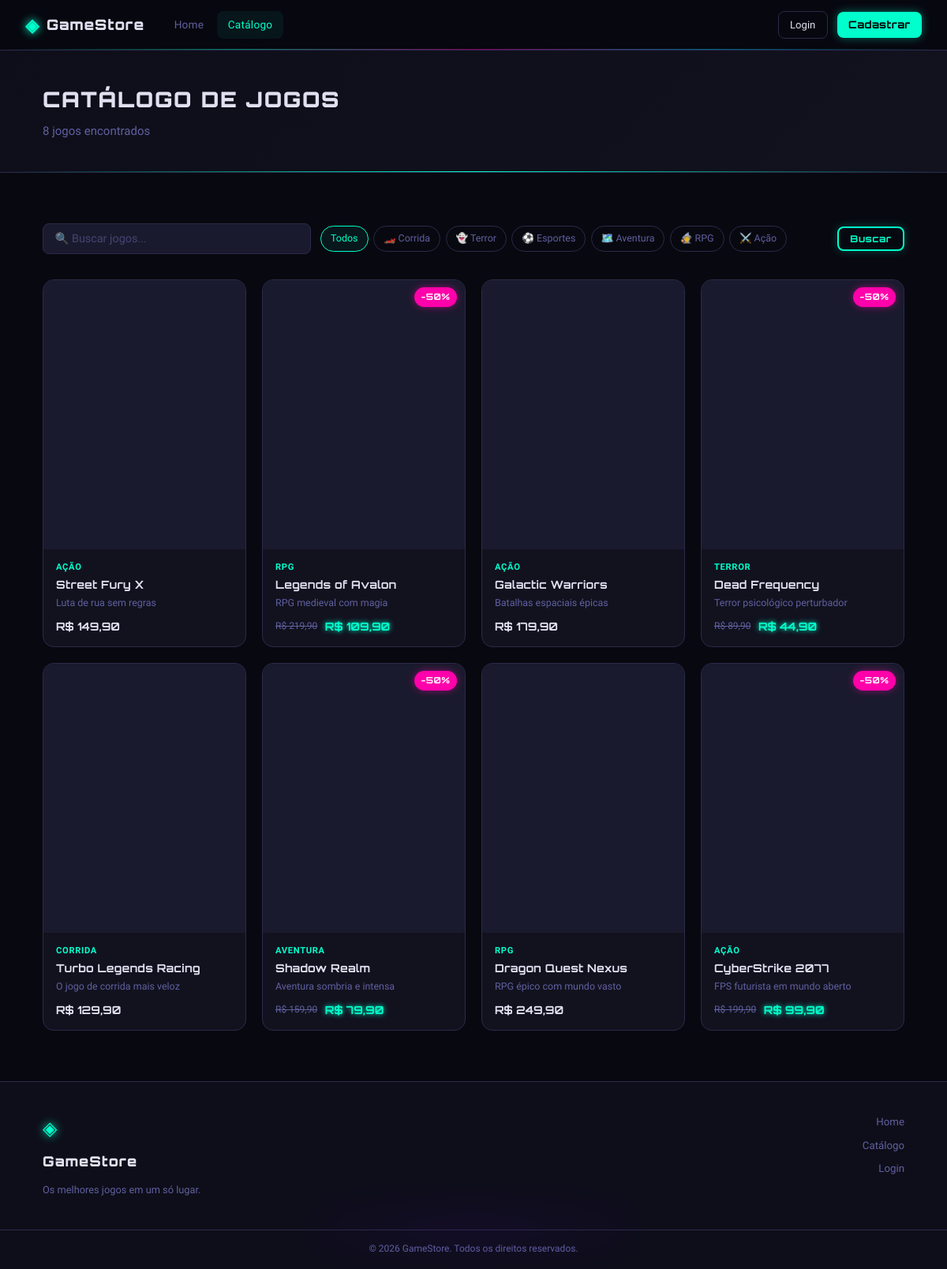
Page /loja_games/loja_games/public/catalogo on the committed database.
### tables this page shows
CREATE TABLE IF NOT EXISTS game_categorias (
    id INT AUTO_INCREMENT PRIMARY KEY,
    nome VARCHAR(100) NOT NULL,
    slug VARCHAR(100) NOT NULL UNIQUE,
    icone VARCHAR(10) DEFAULT '🎮'
);

CREATE TABLE IF NOT EXISTS jogos (
    id INT AUTO_INCREMENT PRIMARY KEY,
    nome VARCHAR(150) NOT NULL,
    slug VARCHAR(160) NOT NULL UNIQUE,
    descricao TEXT,
    descricao_curta VARCHAR(255),
    preco DECIMAL(10,2) NOT NULL DEFAULT 0.00,
    preco_promocional DECIMAL(10,2) DEFAULT NULL,
    plataforma VARCHAR(80) DEFAULT 'PC',
    categoria_id INT,
    imagem_url VARCHAR(255) DEFAULT '',
    destaque TINYINT(1) DEFAULT 0,
    ativo TINYINT(1) DEFAULT 1,
    estoque INT DEFAULT 999,
    criado_em TIMESTAMP DEFAULT CURRENT_TIMESTAMP,
    FOREIGN KEY (categoria_id) REFERENCES game_categorias(id) ON DELETE SET NULL
);

### core/Controller.php (called while the page is built, shortened)
<?php
abstract class Controller {
    protected function view(string $view, array $data = []): void {
        extract($data);
        $path = __DIR__ . "/../app/views/{$view}.php";
        require $path;
    }
}

### app/controllers/LojaController.php (called while the page is built, shortened)
<?php
class LojaController extends Controller {
    private JogoModel $m;
    private GameCategoriaModel $cm;
    public function __construct() {
        $this->m  = new JogoModel();
        $this->cm = new GameCategoriaModel();
    }
    public function catalogo(): void {
        $cat    = (int)($_GET['cat']??0);
        $busca  = trim($_GET['q']??'');
        $jogos  = $this->m->findAllAtivos($cat,$busca);
        $categorias = $this->cm->findAll();
        $this->view('loja/catalogo', [
            'flash'     => $this->getFlash(),
            'jogos'     => $jogos,
            'categorias'=> $categorias,
            'catAtiva'  => $cat,
            'busca'     => $busca,
            'cc'        => $this->cartCount(),
        ]);
    }
}

### public/index.php (called while the page is built, shortened)
<?php
require_once __DIR__ . '/../core/Database.php';
require_once __DIR__ . '/../core/Model.php';
require_once __DIR__ . '/../core/Controller.php';
require_once __DIR__ . '/../app/models/JogoModel.php';
$router = new Router();
$router->get ('/login',    'AuthController', 'login');
$router->post('/login',    'AuthController', 'doLogin');
$router->get ('/cadastro', 'AuthController', 'cadastro');
$router->post('/cadastro', 'AuthController', 'doCadastro');
$router->get ('/recuperar','AuthController', 'recuperar');
$router->post('/recuperar','AuthController', 'doRecuperar');
$router->get ('/logout',   'AuthController', 'logout');
$router->get('/',         'LojaController', 'index');
$router->get('/catalogo', 'LojaController', 'catalogo');
$router->get('/jogo',     'LojaController', 'jogo');
$router->get ('/carrinho',           'CarrinhoController', 'index');
$router->post('/carrinho/adicionar', 'CarrinhoController', 'adicionar');
$router->post('/carrinho/remover',   'CarrinhoController', 'remover');
$router->post('/carrinho/finalizar', 'CarrinhoController', 'finalizar');
$router->get ('/admin',                   'AdminController', 'dashboard');
$router->get ('/admin/jogos',             'AdminController', 'jogos');
$router->get ('/admin/jogo',              'AdminController', 'jogoForm');
$router->post('/admin/jogo/salvar',       'AdminController', 'jogoSalvar');
$router->post('/admin/jogo/deletar',      'AdminController', 'jogoDeletar');
$router->get ('/admin/categorias',        'AdminController', 'categorias');
$router->get ('/admin/categoria',         'AdminController', 'catForm');
$router->post('/admin/categoria/salvar',  'AdminController', 'catSalvar');
$router->post('/admin/categoria/deletar', 'AdminController', 'catDeletar');
$router->get ('/admin/pedidos',           'AdminController', 'pedidos');
$router->post('/admin/pedido/status',     'AdminController', 'pedidoStatus');
$router->dispatch();

### core/Database.php (called while the page is built)
<?php
class Database {
    private static $instance = null;
    private $conn;
    private function __construct() {
        try {
            $dsn = "mysql:host=".DB_HOST.";dbname=".DB_NAME.";charset=".DB_CHARSET;
            $this->conn = new PDO($dsn, DB_USER, DB_PASS, [
                PDO::ATTR_ERRMODE            => PDO::ERRMODE_EXCEPTION,
                PDO::ATTR_DEFAULT_FETCH_MODE => PDO::FETCH_ASSOC,
                PDO::ATTR_EMULATE_PREPARES   => false,
            ]);
        } catch (PDOException $e) {
            die("Erro BD: " . $e->getMessage());
        }
    }
    public static function getInstance(): Database {
        if (!self::$instance) self::$instance = new Database();
        return self::$instance;
    }
    public function getConnection(): PDO { return $this->conn; }
}

### app/models/JogoModel.php (called while the page is built, shortened)
<?php
class JogoModel extends Model {
    public function findAllAtivos(int $cat=0, string $busca=''): array {
        $where = ['j.ativo=1'];
        $params = [];
        $sql = "SELECT j.*,c.nome cat FROM jogos j LEFT JOIN game_categorias c ON c.id=j.categoria_id WHERE ".implode(' AND ',$where)." ORDER BY j.id DESC";
        $s = $this->db->prepare($sql);
        $s->execute($params);
        return $s->fetchAll();
    }
}

### core/Model.php (called while the page is built, shortened)
<?php
abstract class Model {
    protected PDO $db;
    protected string $table = '';
    public function __construct() {
        $this->db = Database::getInstance()->getConnection();
    }
    public function findAll(): array {
        return $this->db->query("SELECT * FROM {$this->table} ORDER BY id DESC")->fetchAll();
    }
}

### app/views/loja/catalogo.php (the view, shortened to what this page needs)
<?php require __DIR__.'/../partials/header.php'; ?>
<?php require __DIR__.'/../partials/navbar.php'; ?>
<div class="page-banner">
  <div class="container">
    <h1>Catálogo de Jogos</h1>
    <p><?= count($jogos) ?> jogos encontrados</p>
  </div>
</div>
<section class="section">
  <div class="container">
    <form method="GET" action="" class="filter-bar">
      <input type="text" name="q" value="<?= htmlspecialchars($busca) ?>" placeholder="🔍 Buscar jogos..." class="filter-search">
      <div class="filter-cats">
        <a href="<?= BASE_URL ?>catalogo" class="filter-cat <?= !$catAtiva?'active':'' ?>">Todos</a>
        <?php foreach($categorias as $c): ?>
        <a href="<?= BASE_URL ?>catalogo?cat=<?= $c['id'] ?><?= $busca?'&q='.urlencode($busca):'' ?>"
           class="filter-cat <?= $catAtiva==$c['id']?'active':'' ?>">
          <?= $c['icone'] ?> <?= htmlspecialchars($c['nome']) ?>
        </a>
        <?php endforeach; ?>
      </div>
      <button type="submit" class="btn-neon sm">Buscar</button>
    </form>
    <?php if(empty($jogos)): ?>
    <div class="empty-state">
      <span>🎮</span>
      <p>Nenhum jogo encontrado.</p>
      <a href="<?= BASE_URL ?>catalogo" class="btn-ghost">Limpar filtros</a>
    </div>
    <?php else: ?>
    <div class="games-grid catalog">
      <?php foreach($jogos as $j): ?>
      <a href="<?= BASE_URL ?>jogo?slug=<?= $j['slug'] ?>" class="game-card">
        <div class="game-img-wrap">
          <div class="game-img-fallback"><?= mb_substr($j['nome'],0,2) ?></div>
          <?php if($j['preco_promocional']): ?>
            <div class="game-badge-sale">-<?= round((1-$j['preco_promocional']/$j['preco'])*100) ?>%</div>
          <?php endif; ?>
        </div>
        <div class="game-info">
          <span class="game-cat"><?= htmlspecialchars($j['cat']??'') ?></span>
          <h3><?= htmlspecialchars($j['nome']) ?></h3>
          <p><?= htmlspecialchars($j['descricao_curta']??'') ?></p>
          <div class="game-price">
            <?php if($j['preco_promocional']): ?>
              <s>R$ <?= number_format($j['preco'],2,',','.') ?></s>
              <strong class="neon-price">R$ <?= number_format($j['preco_promocional'],2,',','.') ?></strong>
            <?php else: ?>
              <strong>R$ <?= number_format($j['preco'],2,',','.') ?></strong>
            <?php endif; ?>
          </div>
        </div>
      </a>
      <?php endforeach; ?>
    </div>
    <?php endif; ?>
  </div>
</section>
<?php require __DIR__.'/../partials/footer.php'; ?>

### rows in the picture
game_categorias: icone "🏎️", nome "Corrida"
game_categorias: icone "👻", nome "Terror"
game_categorias: icone "⚽", nome "Esportes"
game_categorias: icone "🗺️", nome "Aventura"
game_categorias: icone "🧙", nome "RPG"
game_categorias: icone "⚔️", nome "Ação"
jogos: categoria.nome "AÇÃO", nome "Street Fury X", descricao_curta "Luta de rua sem regras", preco "149,90"
jogos: (1-$j['preco_promocional']/$j['preco'])*100 "50", categoria.nome "RPG", nome "Legends of Avalon", descricao_curta "RPG medieval com magia", preco "219,90", preco_promocional "109,90"
jogos: categoria.nome "AÇÃO", nome "Galactic Warriors", descricao_curta "Batalhas espaciais épicas", preco "179,90"
jogos: (1-$j['preco_promocional']/$j['preco'])*100 "50", categoria.nome "TERROR", nome "Dead Frequency", descricao_curta "Terror psicológico perturbador", preco "89,90", preco_promocional "44,90"
jogos: categoria.nome "CORRIDA", nome "Turbo Legends Racing", descricao_curta "O jogo de corrida mais veloz", preco "129,90"
jogos: (1-$j['preco_promocional']/$j['preco'])*100 "50", categoria.nome "AVENTURA", nome "Shadow Realm", descricao_curta "Aventura sombria e intensa", preco "159,90", preco_promocional "79,90"
jogos: categoria.nome "RPG", nome "Dragon Quest Nexus", descricao_curta "RPG épico com mundo vasto", preco "249,90"
jogos: (1-$j['preco_promocional']/$j['preco'])*100 "50", categoria.nome "AÇÃO", nome "CyberStrike 2077", descricao_curta "FPS futurista em mundo aberto", preco "199,90", preco_promocional "99,90"

### other values in the picture
APP_NAME "GameStore"
count($jogos) "8"
